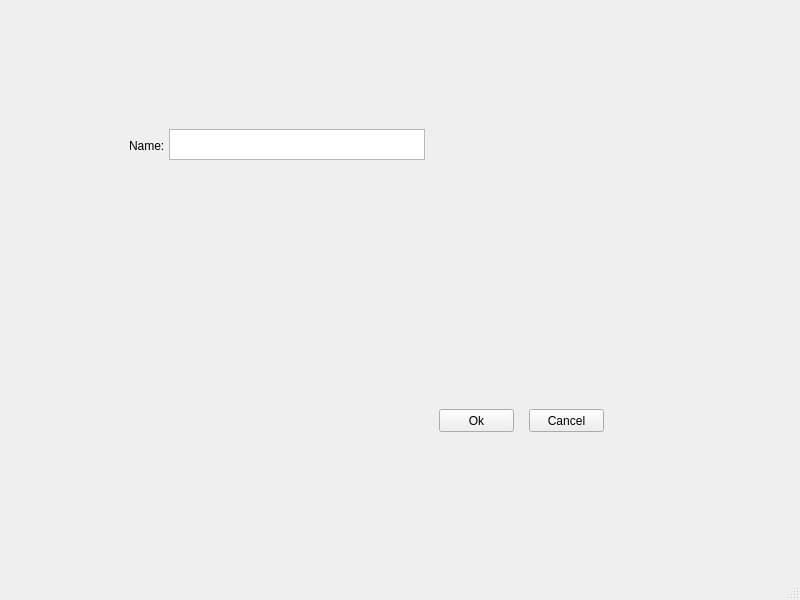
<?xml version="1.0" encoding="UTF-8"?>
<ui version="4.0">
 <class>MainWindow</class>
 <widget class="QMainWindow" name="MainWindow">
  <property name="geometry">
   <rect>
    <x>0</x>
    <y>0</y>
    <width>800</width>
    <height>600</height>
   </rect>
  </property>
  <property name="windowTitle">
   <string>MainWindow</string>
  </property>
  <widget class="QWidget" name="centralwidget">
   <layout class="QVBoxLayout" name="verticalLayout">
    <item>
     <widget class="PlotWidget" name="graphWidget" native="true">
      <widget class="QPushButton" name="pushButton">
       <property name="geometry">
        <rect>
         <x>430</x>
         <y>400</y>
         <width>75</width>
         <height>23</height>
        </rect>
       </property>
       <property name="text">
        <string>Ok</string>
       </property>
      </widget>
      <widget class="QPushButton" name="pushButton_2">
       <property name="geometry">
        <rect>
         <x>520</x>
         <y>400</y>
         <width>75</width>
         <height>23</height>
        </rect>
       </property>
       <property name="text">
        <string>Cancel</string>
       </property>
      </widget>
      <widget class="QLabel" name="label">
       <property name="geometry">
        <rect>
         <x>120</x>
         <y>130</y>
         <width>47</width>
         <height>14</height>
        </rect>
       </property>
       <property name="text">
        <string>Name:</string>
       </property>
      </widget>
      <widget class="QTextBrowser" name="textBrowser">
       <property name="geometry">
        <rect>
         <x>160</x>
         <y>120</y>
         <width>256</width>
         <height>31</height>
        </rect>
       </property>
      </widget>
     </widget>
    </item>
   </layout>
  </widget>
  <widget class="QMenuBar" name="menubar">
   <property name="geometry">
    <rect>
     <x>0</x>
     <y>0</y>
     <width>800</width>
     <height>22</height>
    </rect>
   </property>
  </widget>
  <widget class="QStatusBar" name="statusbar"/>
 </widget>
 <customwidgets>
  <customwidget>
   <class>PlotWidget</class>
   <extends>QWidget</extends>
   <header location="global">pyqtgraph</header>
   <container>1</container>
  </customwidget>
 </customwidgets>
 <resources/>
 <connections/>
</ui>
